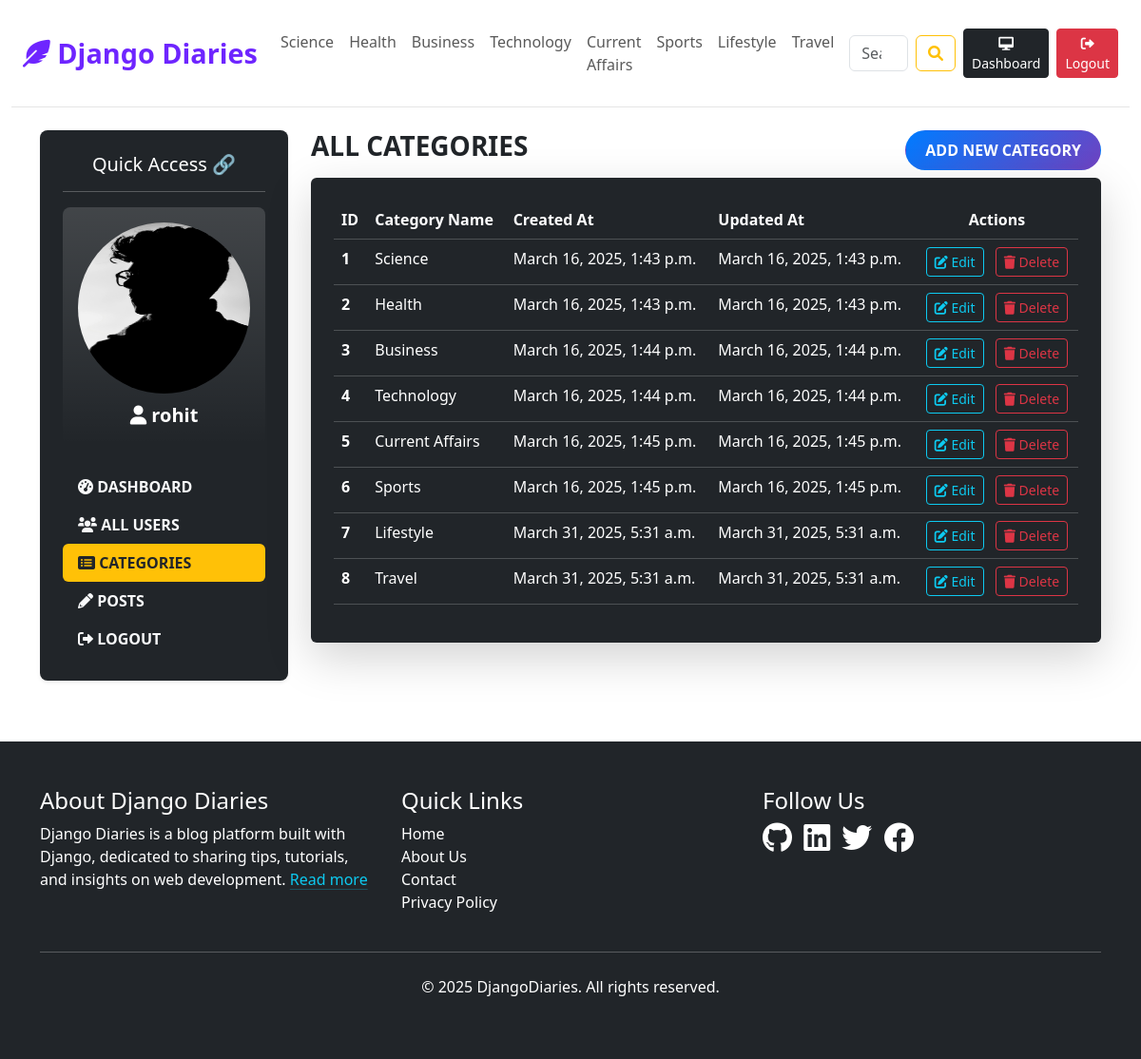
Screenshot of /dashboard/categories/ (signed in) with the database file from the repository.
### blogs/models.py (models this page shows, shortened)
class Category(models.Model):
    category_name = models.CharField(max_length=50, unique=True)
    created_at = models.DateTimeField(auto_now_add=True)
    updated_at = models.DateTimeField(auto_now=True)
    class Meta:
        verbose_name_plural = "categories"

### dashboard/models.py (models this page shows, shortened)
class UserProfile(models.Model):
    user = models.OneToOneField(User, on_delete=models.CASCADE)
    profile_image = models.ImageField(upload_to='profile_pics/', null=True, blank=True)

### dashboard/views.py (the view)
# urls.py: path('categories/', views.categories, name='categories'),
def categories(request):
    user_profile = UserProfile.objects.filter(user=request.user).first()
    context = {
        'user_profile': user_profile,
    }
    return render(request, 'dashboard/categories.html',context)

### blogs/context_processors.py (called while the page is built)
def get_categories(request):
    categories = Category.objects.all()
    return {'categories': categories}

### templates/dashboard/categories.html
{% extends "base/base.html" %}
{% block content %}
<div class="container mt-4 text-light">
    <div class="row">
        {% include "dashboard/LeftSideBar.html" %}
        <div class="col-md-9 mb-5">
            <div class="d-flex justify-content-between align-items-center mb-2">
                <h3 class="fw-bold text-dark text-uppercase">All Categories</h3>
                {% if user.is_superuser %}
                <a href="{% url 'add_categories' %}" class="btn custom-badge">Add New Category</a>
                {% endif %}
            </div>
            <div class="card bg-dark border-0 shadow-lg">
                <div class="card-body p-4">
                    <table class="table table-dark table-hover">
                        <thead class="bg-info text-white">
                            <tr>
                                <th>ID</th>
                                <th>Category Name</th>
                                <th>Created At</th>
                                <th>Updated At</th>
                                {% if user.is_superuser %}
                                <th class="text-center">Actions</th>
                                {% endif %}
                            </tr>
                        </thead>
                        <tbody>
                            {% for category in categories %}
                            <tr>
                                <th>{{ forloop.counter }}</th>
                                <td>{{ category.category_name }}</td>
                                <td>{{ category.created_at}}</td>
                                <td>{{ category.updated_at}}</td>
                                <td class="text-center">
                                    {% if user.is_superuser %}
                                    <a href="{% url 'edit_categories' category.id %}" class="btn btn-outline-info btn-sm" title="Edit">
                                        <i class="fa-solid fa-pen-to-square"></i> Edit
                                    </a>
                                    <a href="{% url 'delete_categories' category.id %}" class="btn btn-outline-danger btn-sm ms-2" title="Delete">
                                        <i class="fa-solid fa-trash"></i> Delete
                                    </a>
                                    {% endif %}
                                </td>
                            </tr>
                            {% endfor %}
                        </tbody>
                    </table>
                </div>
            </div>
        </div>
    </div>
</div>
{% endblock %}

### templates/base/header.html (shortened to what this page needs)
{% load static %}
<!DOCTYPE html>
<html lang="en" data-bs-theme="light">
  <head>
    <link href="https://cdnjs.cloudflare.com/ajax/libs/font-awesome/6.0.0-beta3/css/all.min.css" rel="stylesheet">
    <link href="https://cdn.jsdelivr.net/npm/bootstrap@5.3.3/dist/css/bootstrap.min.css" rel="stylesheet">
    <link href="{% static 'css/blog.css' %}" rel="stylesheet">
  </head>
  <body>
    <div class="container-fluid">
      <header class="blog-header py-3 sticky-top bg-white">
        <nav class="navbar navbar-expand-lg navbar-light">
          <div class="container-fluid">
            <a class="navbar-brand custom-hover" href="/">
              <i class="fas fa-feather-alt"></i> Django Diaries
            </a>
            <div class="collapse navbar-collapse" id="navbarNav">
              <ul class="navbar-nav me-auto mb-2 mb-lg-0">
                {% for category in categories %}
                  <li class="nav-item">
                    <a class="nav-link custom-hover" href="{% url 'posts_by_category' category.id %}">{{ category.category_name }}</a>
                  </li>
                {% endfor %}
              </ul>
              <form class="d-flex m-2" action="{% url 'search' %}" method="GET">
                <input class="form-control me-2" type="search" placeholder="Search" aria-label="Search" name="keyword">
                <button class="btn btn-outline-warning" type="submit"><i class="fa fa-search"></i></button>
              </form>
              <div class="d-flex">
                {% if not user.is_authenticated %}
                  <a class="btn btn-sm btn-warning me-2" href="{% url 'login' %}"><i class="fa fa-sign-in-alt"></i> Login</a>
                  <a class="btn btn-sm btn-dark" href="{% url 'register' %}"><i class="fa fa-user-plus"></i> Register</a>
                {% else %}
                  <a class="btn btn-sm btn-dark me-2" href="{% url 'dashboard' %}"><i class="fas fa-desktop"></i> Dashboard</a>
                  <a class="btn btn-sm btn-danger" href="{% url 'logout' %}"><i class="fas fa-sign-out-alt"></i> Logout</a>
                {% endif %}
              </div>
            </div>
          </div>
        </nav>
      </header>

### templates/dashboard/LeftSideBar.html (shortened to what this page needs)
<div class="col-md-3 mb-5">
    <div class="bg-dark text-white p-4 rounded-3 shadow-sm">
        <h5 class="text-center mb-3">Quick Access 🔗</h5>
        <hr>
        <div class="bg-gradient p-3 rounded-3 mb-4 text-center">
            {% if user_profile and user_profile.profile_image %}
                <img src="{{ user_profile.profile_image.url }}" alt="Profile Image" class="img-fluid rounded-circle mb-2" style="width: 200px; height: 180px;">
            {% else %}
                <i class="fas fa-user-circle fa-3x mb-2"></i>
            {% endif %}
            <p class="mb-0 fw-bold fs-5"><i class="fas fa-user"></i> <strong>{{ request.user.username }}</strong></p>
        </div>
        <div class="nav flex-column text-uppercase">
            <a href="{% url 'dashboard' %}" class="nav-link text-light py-2 fw-bold {% if '/dashboard/' == request.path %}bg-warning text-dark rounded-2{% endif %}">
                <i class="fas fa-tachometer-alt"></i> Dashboard
            </a>
            {% if perms.auth.view_user %}
                <a href="{% url 'users' %}" class="nav-link text-light py-2 fw-bold {% if '/users/' in request.path %}bg-warning text-dark rounded-2{% endif %}">
                    <i class="fa fa-users"></i> All Users
                </a>
            {% endif %}
            <a href="{% url 'categories' %}" class="nav-link text-light py-2 fw-bold {% if '/categories/' in request.path %}bg-warning text-dark rounded-2{% endif %}">
                <i class="fas fa-list-alt"></i> Categories
            </a>
            <a href="{% url 'posts' %}" class="nav-link text-light py-2 fw-bold {% if '/posts' in request.path %}bg-warning text-dark rounded-2{% endif %}">
                <i class="fas fa-pencil-alt"></i> Posts
            </a>
            <a href="{% url "logout" %}" class="nav-link text-light py-2 fw-bold">
                <i class="fas fa-sign-out-alt"></i> Logout
            </a>
        </div>
    </div>
</div>

### static/css/blog.css (style rules this page uses)
.blog-header { border-bottom: 1px solid #e5e5e5; }
.navbar-brand { font-size: 2rem; font-weight: bold; color: #6e25ff !important; }
.custom-hover { position: relative; text-decoration: none; transition: color 0.3s ease; }
.custom-hover::after { content: ''; position: absolute; width: 100%; transform: scaleX(0); height: 2px; bottom: 0; left: 0; background-color: #007bff; transform-origin: bottom right; transition: transform 0.25s ease-out; }
.custom-badge { background: linear-gradient(135deg, #007bff, #6f42c1); border-radius: 50px; padding: 8px 20px; color: white; text-transform: uppercase; font-weight: 600; text-decoration: none; transition: transform 0.3s ease, background-color 0.3s ease; display: inline-block; }
@media (min-width: 768px) { .navbar-brand { font-size: 1.8rem; } }

### rows the page displays
Category: category_name "Science", created_at "March 16, 2025, 1:43 p.m.", updated_at "March 16, 2025, 1:43 p.m."
Category: category_name "Health", created_at "March 16, 2025, 1:43 p.m.", updated_at "March 16, 2025, 1:43 p.m."
Category: category_name "Business", created_at "March 16, 2025, 1:44 p.m.", updated_at "March 16, 2025, 1:44 p.m."
Category: category_name "Technology", created_at "March 16, 2025, 1:44 p.m.", updated_at "March 16, 2025, 1:44 p.m."
Category: category_name "Current Affairs", created_at "March 16, 2025, 1:45 p.m.", updated_at "March 16, 2025, 1:45 p.m."
Category: category_name "Sports", created_at "March 16, 2025, 1:45 p.m.", updated_at "March 16, 2025, 1:45 p.m."
Category: category_name "Lifestyle", created_at "March 31, 2025, 5:31 a.m.", updated_at "March 31, 2025, 5:31 a.m."
Category: category_name "Travel", created_at "March 31, 2025, 5:31 a.m.", updated_at "March 31, 2025, 5:31 a.m."
UserProfile: profile_image (picture)

### other values shown
{{ request.user.username }} "rohit"
